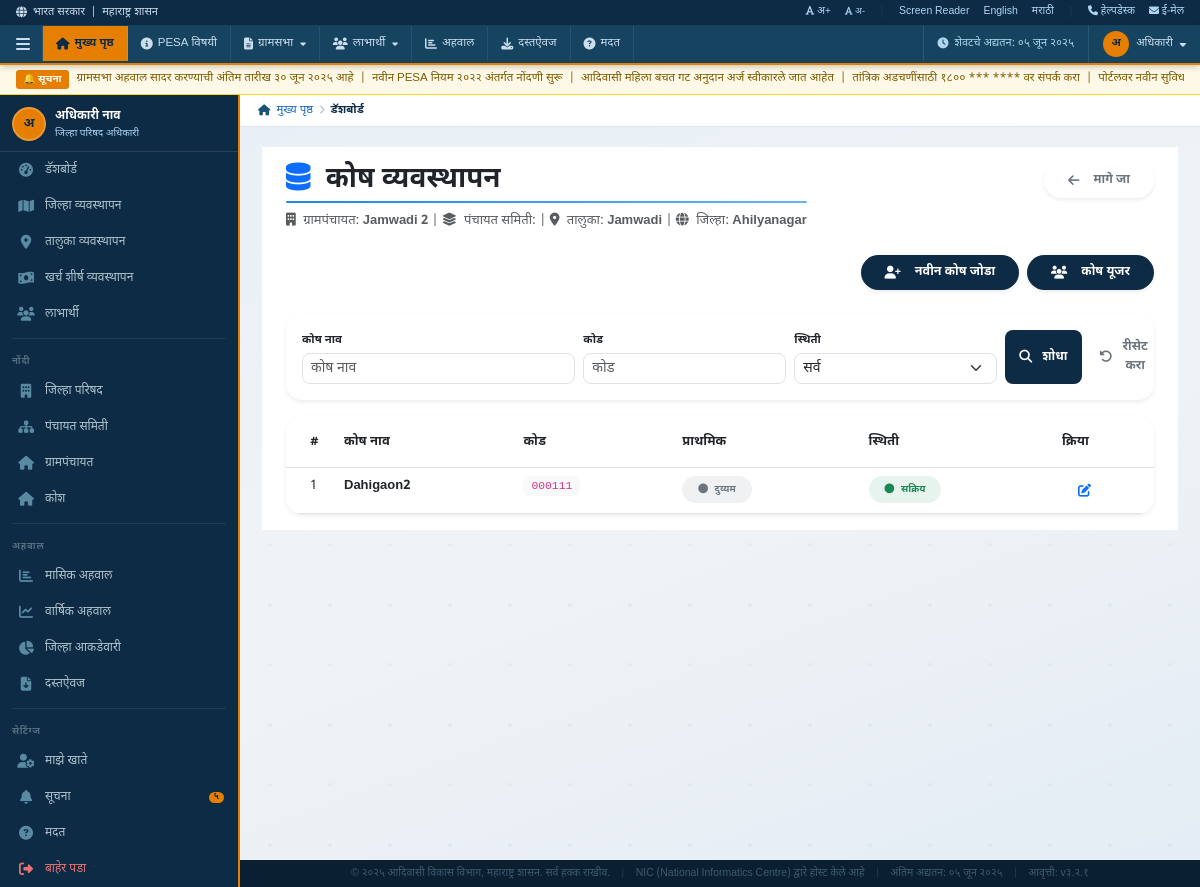
/Kosh/Kosh-Management/2/ (signed in), run on the app's committed database.
### Kosh/models.py (models this page shows, shortened)
class GramPanchayat(models.Model):
    STATUS_CHOICES = (
        ('Active', 'Active'),
        ('Inactive', 'Inactive'),
    )
    panchayat_samiti = models.ForeignKey(Panchayat_Samiti,on_delete=models.SET_NULL,null=True,blank=True, related_name='gram_panchayats')
    gram_panchayat_name = models.CharField(max_length=255,null=True,blank=True)
    gram_panchayat_code = models.CharField(max_length=50,null=True,blank=True)
    address = models.TextField(null=True,blank=True)
    status = models.CharField(max_length=20,choices=STATUS_CHOICES,default='Active',null=True,blank=True)
    is_deleted = models.BooleanField(default=False,null=True,blank=True)
    deleted_date = models.DateTimeField(null=True,blank=True)
    created_at = models.DateTimeField(auto_now_add=True,null=True,blank=True)
    updated_at = models.DateTimeField(auto_now=True,null=True,blank=True)

class Kosh(models.Model):
    STATUS_CHOICES = (
        ('Active', 'Active'),
        ('Inactive', 'Inactive'),
        ('Closed', 'Closed'),
    )
    grampanchayat = models.ForeignKey('GramPanchayat',on_delete=models.SET_NULL,null=True,blank=True, related_name='kosh')
    kosh_name = models.CharField(max_length=255,null=True,blank=True)
    kosh_code = models.CharField(max_length=100,null=True,blank=True)
    is_primary = models.BooleanField(default=False,null=True,blank=True)
    status = models.CharField(max_length=20,choices=STATUS_CHOICES,default='Active',null=True,blank=True)
    is_deleted = models.BooleanField(default=False,null=True,blank=True)
    deleted_date = models.DateTimeField(null=True,blank=True)
    created_at = models.DateTimeField(auto_now_add=True,null=True,blank=True)
    updated_at = models.DateTimeField(auto_now=True,null=True,blank=True)

### PanchayatSamiti/models.py (models this page shows)
class Panchayat_Samiti(models.Model):
    STATUS_CHOICES = (
        ('Active', 'Active'),
        ('Inactive', 'Inactive'),
    )
    zilla_parishad = models.ForeignKey(Zilla_Parishad,on_delete=models.SET_NULL,null=True,blank=True, related_name='panchayat_samitis')
    panchayat_samiti_name = models.CharField(max_length=255,null=True,blank=True)
    panchayat_samiti_code = models.CharField(max_length=255,unique=True,null=True,blank=True)
    taluka = models.ForeignKey(Taluka,on_delete=models.SET_NULL,null=True,blank=True,related_name='panchayat_samitis')
    status = models.CharField(max_length=20,choices=STATUS_CHOICES,default='Active',null=True,blank=True)
    created_at = models.DateTimeField(auto_now_add=True,null=True,blank=True)
    updated_at = models.DateTimeField(auto_now=True,null=True,blank=True)

### Main/models.py (models this page shows, shortened)
class Taluka(models.Model):
    district = models.ForeignKey('District',on_delete=models.SET_NULL,null=True,blank=True,related_name='talukas')
    name = models.CharField(max_length=255, null=True, blank=True)
    created_at = models.DateTimeField(auto_now_add=True, null=True, blank=True)
    updated_at = models.DateTimeField(auto_now=True, null=True, blank=True)

class District(models.Model):
    name = models.CharField(max_length=255, null=True, blank=True)
    created_at = models.DateTimeField(auto_now_add=True, null=True, blank=True)
    updated_at = models.DateTimeField(auto_now=True, null=True, blank=True)

### Kosh/views.py (the view)
# urls.py: path('Kosh-Management/<int:grampanchayat_id>/',views.Kosh_Management,name='Kosh-Management'),
def Kosh_Management(request, grampanchayat_id):
    if not request.session.get('superuser_id'):
        return redirect('SuperUser-Login')
    try:
        user = Super_User.objects.get(
            id=request.session.get('superuser_id'),
            status='Active'
        )
    except Super_User.DoesNotExist:
        request.session.flush()
        return redirect('SuperUser-Login')
    try:
        gram_panchayat = GramPanchayat.objects.get(
            id=grampanchayat_id,
            is_deleted=False,
            status='Active'
        )
    except GramPanchayat.DoesNotExist:
        messages.error(request, 'ग्रामपंचायत सापडली नाही')
        return redirect('Kosh-Manage-Grampanchayat')
    kosh_list = Kosh.objects.filter(
        grampanchayat=gram_panchayat,  # Changed from gramPanchayat to grampanchayat
        is_deleted=False
    ).order_by('-id')
    total_kosh = kosh_list.count()
    active_count = kosh_list.filter(status='Active').count()
    primary_count = kosh_list.filter(is_primary=True).count()
    kosh_name = request.GET.get('kosh_name', '').strip()
    kosh_code = request.GET.get('kosh_code', '').strip()
    status_filter = request.GET.get('status', 'all')
    reset = request.GET.get('reset', '')
    if reset:
        kosh_name = ''
        kosh_code = ''
        status_filter = 'all'
    if status_filter == 'active':
        kosh_list = kosh_list.filter(status='Active')
    elif status_filter == 'inactive':
        kosh_list = kosh_list.filter(status='Inactive')
    elif status_filter == 'closed':
        kosh_list = kosh_list.filter(status='Closed')
    if kosh_name:
        kosh_list = kosh_list.filter(kosh_name__icontains=kosh_name)
    if kosh_code:
        kosh_list = kosh_list.filter(kosh_code__icontains=kosh_code)
    filtered_count = kosh_list.count()
    paginator = Paginator(kosh_list, 15)
    page_number = request.GET.get('page', 1)
    kosh_page = paginator.get_page(page_number)
    start_index = (kosh_page.number - 1) * paginator.per_page + 1
    context = {
        'user': user,
        'gram_panchayat': gram_panchayat,
        'kosh_list': kosh_page,
        'total_kosh': total_kosh,
        'filtered_count': filtered_count,
        'active_count': active_count,
        'primary_count': primary_count,
        'start_index': start_index,
        'kosh_name': kosh_name,
        'kosh_code': kosh_code,
        'status_filter': status_filter,
    }
    return render(request, 'Kosh-Management.html', context)

### Kosh/templates/Kosh-Management.html (shortened to what this page needs)
{% extends 'Superuser-base.html' %}
{% load static %}
{% block content %}
<div class="container-fluid px-4 py-3 bg-white">
<div class="d-flex justify-content-between align-items-start flex-wrap gap-3 mb-4">
    <div class="d-inline-block">
        <h3 class="h3 mb-1 fw-bold text-dark">
            <i class="fas fa-database text-primary me-2"></i>
            कोष व्यवस्थापन
        </h3>
        <div class="rounded-pill"
            style="height: 2px; width: 100%;
            background: linear-gradient(90deg, #1e88e5, #64b5f6);">
        </div>
        <p class="text-muted mt-2 mb-0">
            <i class="fas fa-building me-1"></i>
            ग्रामपंचायत:
            <strong>{{ gram_panchayat.gram_panchayat_name }}</strong>
            {% if gram_panchayat.panchayat_samiti %}
                | <i class="fas fa-layer-group me-1"></i>
                पंचायत समिती:
                | <i class="fas fa-map-marker-alt me-1"></i>
                तालुका:
                <strong>
                    {{ gram_panchayat.panchayat_samiti.taluka.name|default:"—" }}
                </strong>
                | <i class="fas fa-globe me-1"></i>
                जिल्हा:
                <strong>
                    {{ gram_panchayat.panchayat_samiti.taluka.district.name|default:"—" }}
                </strong>
            {% endif %}
        </p>
    </div>
    <div>
        <a href="{% url 'Kosh-Manage-Grampanchayat' %}"
           class="btn btn-outline-secondary rounded-pill px-4 py-2 shadow-sm back-btn">
            <i class="fas fa-arrow-left me-2"></i>
            मागे जा
        </a>
    </div>
</div>
    <div class="d-flex justify-content-between align-items-center flex-wrap gap-3 mb-4">
        <div class="d-flex flex-wrap gap-2 ms-auto">
            <a href="{% url 'Kosh-Add' gram_panchayat.id %}"
            class="btn btn-primary d-flex align-items-center fw-semibold px-4 py-2 shadow-sm rounded-pill text-white">
                <i class="fas fa-user-plus me-2"></i>
                <span>नवीन कोष जोडा</span>
            </a>
            <a href="{% url 'Kosh-Users-With-GP' gram_panchayat.id %}"
            class="btn btn-primary d-flex align-items-center fw-semibold px-4 py-2 shadow-sm rounded-pill">
                <i class="fas fa-users me-2"></i>
                <span>कोष यूजर</span>
            </a>
        </div>
    </div>
  <div class="card shadow-sm border-0 rounded-4 mb-3">
    <div class="card-body p-3">
      <form method="GET" action="{% url 'Kosh-Management' gram_panchayat.id %}">
        <div class="row g-2 align-items-end">
          <div class="col-md-4">
            <label class="form-label small fw-semibold mb-1">कोष नाव</label>
            <input type="text" name="kosh_name" class="form-control form-control-sm rounded-3"
                   placeholder="कोष नाव" value="{{ kosh_name|default:'' }}">
          </div>
          <div class="col-md-3">
            <label class="form-label small fw-semibold mb-1">कोड</label>
            <input type="text" name="kosh_code" class="form-control form-control-sm rounded-3"
                   placeholder="कोड" value="{{ kosh_code|default:'' }}">
          </div>
          <div class="col-md-3">
            <label class="form-label small fw-semibold mb-1">स्थिती</label>
            <select name="status" class="form-select form-select-sm rounded-3">
              <option value="all" {% if status_filter == 'all' %}selected{% endif %}>सर्व</option>
            </select>
          </div>
          <div class="col-md-2 d-flex gap-1">
            <button type="submit" class="btn btn-primary btn-sm rounded-3 w-100">
              <i class="fas fa-search me-1"></i> शोधा
            </button>
            <a href="{% url 'Kosh-Management' gram_panchayat.id %}?reset=1" class="btn btn-outline-secondary btn-sm rounded-3 w-100">
              <i class="fas fa-undo-alt me-1"></i> रीसेट करा
            </a>
          </div>
        </div>
      </form>
    </div>
  </div>
  <div class="card border-0 shadow-sm rounded-4">
    <div class="card-body p-0 overflow-auto">
      <table class="table table-hover mb-0">
        <thead class="bg-light">
          <tr>
            <th class="ps-4 py-3" style="width: 50px;">#</th>
            <th class="py-3">कोष नाव</th>
            <th class="py-3">कोड</th>
            <th class="py-3">प्राथमिक</th>
            <th class="py-3">स्थिती</th>
            <th class="pe-4 py-3" style="width: 100px;">क्रिया</th>
          </tr>
        </thead>
        <tbody>
          {% if kosh_list %}
            {% for kosh in kosh_list %}
            <tr>
              <td class="ps-4">{{ forloop.counter0|add:start_index|default:forloop.counter }}</td>
              <td class="fw-semibold">{{ kosh.kosh_name|default:"—" }}</td>
              <td><code class="bg-light px-2 py-1 rounded">{{ kosh.kosh_code|default:"—" }}</code></td>
              <td>
                {% if kosh.is_primary %}
                  <span class="badge bg-warning bg-opacity-10 text-warning px-3 py-2 rounded-pill">
                    <i class="fas fa-star me-1"></i> प्राथमिक
                  </span>
                {% else %}
                  <span class="badge bg-secondary bg-opacity-10 text-secondary px-3 py-2 rounded-pill">
                    <i class="fas fa-circle me-1"></i> दुय्यम
                  </span>
                {% endif %}
              </td>
              <td>
                {% if kosh.status == 'Active' %}
                  <span class="badge bg-success bg-opacity-10 text-success px-3 py-2 rounded-pill">
                    <i class="fas fa-circle fs-10 me-1"></i> सक्रिय
                  </span>
                {% elif kosh.status == 'Inactive' %}
                  <span class="badge bg-danger bg-opacity-10 text-danger px-3 py-2 rounded-pill">
                    <i class="fas fa-circle fs-10 me-1"></i> निष्क्रिय
                  </span>
                {% else %}
                  <span class="badge bg-secondary bg-opacity-10 text-secondary px-3 py-2 rounded-pill">
                    <i class="fas fa-circle fs-10 me-1"></i> बंद
                  </span>
                {% endif %}
              </td>
                <td class="pe-4">
                <a href="{% url 'Kosh-Edit' gram_panchayat.id kosh.id %}"
                class="btn btn-sm btn-outline-primary rounded-pill px-3">
                <i class="fas fa-edit me-1"></i>
                </a>
                </td>
            </tr>
            {% endfor %}
          {% endif %}
        </tbody>
      </table>
    </div>
  </div>
</div>
{% endblock %}

### Navbar/templates/Superuser-base.html (style rules this page uses)
* { box-sizing:border-box;margin:0;padding:0; }
:root { --navy:#0d2b45; --navy2:#154360; --navy3:#1a5276; --gold:#e67e00; --gold2:#f39c12; --white:#fff; --gray1:#f0f3f5; --gray2:#dce3ea; --gray3:#b0bec5; --text:#1c2b38; --muted:#5a6a78; --danger:#c0392b; --green:#1e7e34; --link:#1565c0; --sidebar-width: 240px; }
body { font-family:'Noto Sans Devanagari',sans-serif; font-size:13px; background:var(--gray1); color:var(--text); min-height:100vh; display:flex; flex-direction:column; }
.card { background:#fff; border:1px solid var(--gray2); border-radius:8px; overflow:hidden; box-shadow:0 1px 6px rgba(13,43,69,.07); }
.card-body { padding:16px; }
.btn { display:inline-flex;align-items:center;gap:6px; padding:8px 14px;border-radius:4px; font-size:12.5px;font-weight:600;font-family:inherit; cursor:pointer;border:none;transition:all .15s;text-decoration:none; }
.btn-primary { background:var(--navy);color:#fff; }
.btn i { font-size:13px; }

### Kosh/templates/Kosh-Management.html (style rules this page uses)
.back-btn { transition: all 0.3s ease; }

### data on the page
GramPanchayat: gram_panchayat_name "Jamwadi 2", panchayat_samiti.taluka.name "Jamwadi", panchayat_samiti.taluka.district.name "Ahilyanagar"
Kosh: kosh_name "Dahigaon2", kosh_code "000111", is_primary False (drawn), status "Active" (drawn)
